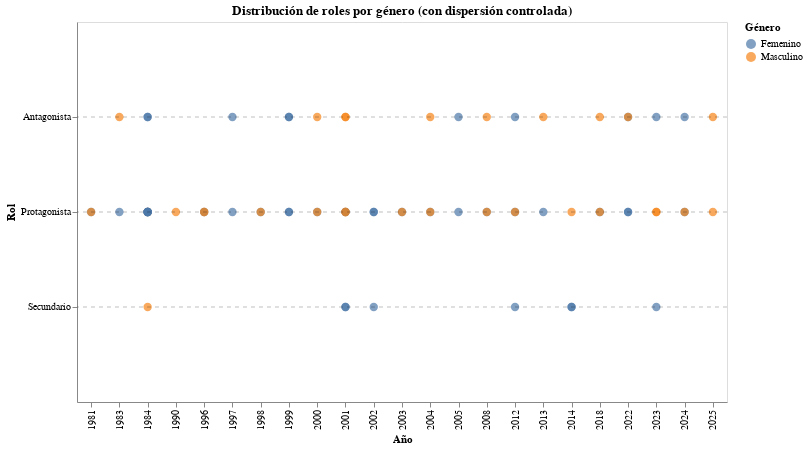

The cell this chart's notebook holds for it:
### Code cell
import altair as alt
import pandas as pd
import numpy as np

df = pd.read_excel('/content/database_limpia_intento2.xlsx')

# Orden lógico
role_order = ['Protagonista', 'Antagonista', 'Secundario']

chart = alt.Chart(df).transform_calculate(
    # Calcula el offset por género y añade jitter aleatorio
    yOffset_combined="datum.genero == 'Femenino' ? 0.3 : -0.3" + " + ((random() - 0.5) * 0.4)"
).mark_circle(size=70, opacity=0.7).encode(
    x=alt.X('año:O', title='Año'),
    y=alt.Y('roles:N',
            title='Rol',
            sort=role_order,
            scale=alt.Scale(padding=35)),
    color=alt.Color('genero:N', title='Género'),
    yOffset=alt.YOffset('yOffset_combined:Q'), # Usa el nuevo campo combinado
    tooltip=['personaje', 'roles', 'genero', 'año']
).properties(
    width=650,
    height=380,
    title='Distribución de roles por género (con dispersión controlada)'
)

# Líneas separadoras
divider_df = pd.DataFrame({'y': role_order})
dividers = alt.Chart(divider_df).mark_rule(
    strokeDash=[4, 4],
    opacity=0.25
).encode(y='y:N')

chart + dividers

### Figure 1 — Vega-Lite specification as saved in the notebook (floating-point values rounded to 4 significant figures)
{"config": {"view": {"continuousWidth": 300, "continuousHeight": 300}}, "layer": [{"data": {"name": "data-3c7b47b61f50ec7dff161e52dd49c752"}, "mark": {"type": "circle", "opacity": 0.7, "size": 70}, "encoding": {"color": {"field": "genero", "title": "Género", "type": "nominal"}, "tooltip": [{"field": "personaje", "type": "nominal"}, {"field": "roles", "type": "nominal"}, {"field": "genero", "type": "nominal"}, {"field": "año", "type": "quantitative"}], "x": {"field": "año", "title": "Año", "type": "ordinal"}, "y": {"field": "roles", "scale": {"padding": 35}, "sort": ["Protagonista", "Antagonista", "Secundario"], "title": "Rol", "type": "nominal"}, "yOffset": {"field": "yOffset_combined", "type": "quantitative"}}, "title": "Distribución de roles por género (con dispersión controlada)", "transform": [{"calculate": "datum.genero == 'Femenino' ? 0.3 : -0.3 + ((random() - 0.5) * 0.4)", "as": "yOffset_combined"}]}, {"data": {"name": "data-89327bd7f3db8a554a0ee32d0e0aefe3"}, "mark": {"type": "rule", "opacity": 0.25, "strokeDash": [4, 4]}, "encoding": {"y": {"field": "y", "type": "nominal"}}}], "height": 380, "width": 650, "$schema": "https://vega.github.io/schema/vega-lite/v5.20.1.json", "datasets": {"data-3c7b47b61f50ec7dff161e52dd49c752": [{"personaje": "Marcia Espínola", "genero": "Femenino", "roles": "Protagonista", "teleserie": "La madrastra", "genero-teleserie": "Drama", "canal": "T13", "año": 1981, "tipo-de-accion": "Regresa después de 20 años para demostrar su inocencia", "estado-civil": "Casado", "fuerza-actua": "Perjudicada", "agrupaciones": "Conflictivo"}, {"personaje": "Esteban San Lucas", "genero": "Masculino", "roles": "Protagonista", "teleserie": "La madrastra", "genero-teleserie": "Drama", "canal": "T13", "año": 1981, "tipo-de-accion": "Le miente a sus hijos y encierra a su esposa en la cárcel ", "estado-civil": "Casado", "fuerza-actua": "Poderoso", "agrupaciones": "Dominante"}, {"personaje": "Dalia Venezzia", "genero": "Femenino", "roles": "Protagonista", "teleserie": "La noche del cobarde", "genero-teleserie": "Drama", "canal": "T13", "año": 1983, "tipo-de-accion": "Busca venganza de quien la violó", "estado-civil": "Soltero", "fuerza-actua": "Justicia", "agrupaciones": "Emotivo"}, {"personaje": "Almiro Villarrobles ", "genero": "Masculino", "roles": "Antagonista", "teleserie": "La noche del cobarde", "genero-teleserie": "Drama", "canal": "T13", "año": 1983, "tipo-de-accion": "Vuelve al pueblo donde viejas culpas lo persiguen", "estado-civil": "Soltero", "fuerza-actua": "Justicia", "agrupaciones": "Emotivo"}, {"personaje": "Hernán Ugalde ", "genero": "Masculino", "roles": "Protagonista", "teleserie": "La torre 10", "genero-teleserie": "Drama", "canal": "TVN", "año": 1984, "tipo-de-accion": "Llega a la torre pero se enfrenta con su exesposa y diversos problemas", "estado-civil": "Viudo", "fuerza-actua": "Perjudicada", "agrupaciones": "Conflictivo"}, {"personaje": "Thelma Bernhardt", "genero": "Femenino", "roles": "Antagonista", "teleserie": "La torre 10", "genero-teleserie": "Drama", "canal": "TVN", "año": 1984, "tipo-de-accion": "Enamorada, cobra venganzas y daña para que esten con ella", "estado-civil": "Soltero", "fuerza-actua": "Venganza", "agrupaciones": "Emotivo"}, {"personaje": "Teresa Rodríguez", "genero": "Femenino", "roles": "Protagonista", "teleserie": "Las herederas", "genero-teleserie": "Drama", "canal": "T13", "año": 1984, "tipo-de-accion": "Debe recibirse de periodista para obtener la herencia", "estado-civil": "Soltero", "fuerza-actua": "Obligada", "agrupaciones": "Emotivo"}, {"personaje": "Patricia Duval", "genero": "Femenino", "roles": "Protagonista", "teleserie": "Las herederas", "genero-teleserie": "Drama", "canal": "T13", "año": 1984, "tipo-de-accion": "Debe casarse con Rafael para obtener la herencia ", "estado-civil": "Soltero", "fuerza-actua": "Obligada", "agrupaciones": "Emotivo"}, {"personaje": "Isadora Duval", "genero": "Femenino", "roles": "Protagonista", "teleserie": "Las herederas", "genero-teleserie": "Drama", "canal": "T13", "año": 1984, "tipo-de-accion": "Debe dejar su carrera e irse a vivir a una hacienda para obtener la herencia", "estado-civil": "Soltero", "fuerza-actua": "Obligada", "agrupaciones": "Emotivo"}, {"personaje": "Ana María Zelada", "genero": "Femenino", "roles": "Protagonista", "teleserie": "Las herederas", "genero-teleserie": "Drama", "canal": "T13", "año": 1984, "tipo-de-accion": "Debe vivir con su madre a la que no conoce para recibir la herencia ", "estado-civil": "Soltero", "fuerza-actua": "Obligada", "agrupaciones": "Emotivo"}, {"personaje": "Gilda Díaz-Steiner", "genero": "Femenino", "roles": "Protagonista", "teleserie": "Las herederas", "genero-teleserie": "Drama", "canal": "T13", "año": 1984, "tipo-de-accion": "Debe volver al país para obtener la herencia", "estado-civil": "Soltero", "fuerza-actua": "Obligada", "agrupaciones": "Emotivo"}, {"personaje": "Ladislao Duval", "genero": "Masculino", "roles": "Secundario", "teleserie": "Las herederas", "genero-teleserie": "Drama", "canal": "T13", "año": 1984, "tipo-de-accion": "Deja una herencia a mujeres que no compartían nada en común", "estado-civil": "Soltero", "fuerza-actua": "Poderoso", "agrupaciones": "Dominante"}, {"personaje": "Artemisa Mykonos ", "genero": "Femenino", "roles": "Protagonista", "teleserie": "Los títeres", "genero-teleserie": "Drama", "canal": "T13", "año": 1984, "tipo-de-accion": "Busca venganza de quien le hacia bullying toda su vida", "estado-civil": "Prometido", "fuerza-actua": "Perjudicada", "agrupaciones": "Conflictivo"}, {"personaje": "Adriana Godan", "genero": "Femenino", "roles": "Antagonista", "teleserie": "Los títeres", "genero-teleserie": "Drama", "canal": "T13", "año": 1984, "tipo-de-accion": "Trata de dañar a la protagonista con el poder y la belleza que tiene", "estado-civil": "Soltero", "fuerza-actua": "Poderoso", "agrupaciones": "Dominante"}, {"personaje": "Leo Castillo ", "genero": "Masculino", "roles": "Protagonista", "teleserie": "¿Te conté?", "genero-teleserie": "Drama", "canal": "T13", "año": 1990, "tipo-de-accion": "Debe escoger entre dos enamoradas", "estado-civil": "Soltero", "fuerza-actua": "Líder", "agrupaciones": "Dominante"}, {"personaje": "Federico Valdivieso", "genero": "Masculino", "roles": "Protagonista", "teleserie": "Sucupira ", "genero-teleserie": "Comedia", "canal": "TVN", "año": 1996, "tipo-de-accion": "Se postula a alcalde con un pésimo programa", "estado-civil": "Soltero", "fuerza-actua": "Poderoso", "agrupaciones": "Dominante"}, {"personaje": "Mariana Montero", "genero": "Femenino", "roles": "Protagonista", "teleserie": "Sucupira ", "genero-teleserie": "Comedia", "canal": "TVN", "año": 1996, "tipo-de-accion": "Se postula a alcalde para poder tener más poder", "estado-civil": "Viudo", "fuerza-actua": "Poderoso", "agrupaciones": "Dominante"}, {"personaje": "Emilio", "genero": "Masculino", "roles": "Protagonista", "teleserie": "Playa salvaje", "genero-teleserie": "Comedia", "canal": "TVN", "año": 1996, "tipo-de-accion": "Joven surfista que debe enfrentar sus traumas del pasado", "estado-civil": "En relación", "fuerza-actua": "Perjudicada", "agrupaciones": "Conflictivo"}, {"personaje": "Paulina ", "genero": "Femenino", "roles": "Protagonista", "teleserie": "Playa salvaje", "genero-teleserie": "Drama", "canal": "T13", "año": 1997, "tipo-de-accion": "Novia de emilio que se preocupa de él pero sus miedos la frenan", "estado-civil": "En relación", "fuerza-actua": "Enamorada", "agrupaciones": "Emotivo"}, {"personaje": "Gabriela Ossandón", "genero": "Femenino", "roles": "Antagonista", "teleserie": "Playa salvaje", "genero-teleserie": "Drama", "canal": "T13", "año": 1997, "tipo-de-accion": "Dueña de una empresa que la conecta con una fallecida de la playa", "estado-civil": "Soltero", "fuerza-actua": "Poderoso", "agrupaciones": "Dominante"}, {"personaje": "Vaitea Ahoa Tuki ", "genero": "Femenino", "roles": "Protagonista", "teleserie": "Iorana ", "genero-teleserie": "Comedia romántica", "canal": "TVN", "año": 1998, "tipo-de-accion": "Se quiere casar pero no puede por el padre de su novio", "estado-civil": "Prometido", "fuerza-actua": "Perjudicada", "agrupaciones": "Conflictivo"}, {"personaje": "Cristián", "genero": "Masculino", "roles": "Protagonista", "teleserie": "Iorana ", "genero-teleserie": "Comedia romántica", "canal": "TVN", "año": 1998, "tipo-de-accion": "Se quiere casar pero su padre vuelve a la isla y debe resolver los conflictos que dejo", "estado-civil": "Prometido", "fuerza-actua": "Perjudicada", "agrupaciones": "Conflictivo"}, {"personaje": "Catalina Chamorro", "genero": "Femenino", "roles": "Protagonista", "teleserie": "La fiera", "genero-teleserie": "Comedia romántica", "canal": "TVN", "año": 1999, "tipo-de-accion": "La quieren casar obligada pero se mantiene alejada por su fuerte carácter", "estado-civil": "Soltero", "fuerza-actua": "Obligada", "agrupaciones": "Emotivo"}, {"personaje": "Magdalena Ossandón", "genero": "Femenino", "roles": "Antagonista", "teleserie": "La fiera", "genero-teleserie": "Comedia romántica", "canal": "TVN", "año": 1999, "tipo-de-accion": "Mantiene una relacion con el hermano de la protagonista pero busca dañarla", "estado-civil": "Soltero", "fuerza-actua": "Poderoso", "agrupaciones": "Dominante"}, {"personaje": "Emilia Patiño", "genero": "Femenino", "roles": "Protagonista", "teleserie": "Aquelarre", "genero-teleserie": "Drama", "canal": "TVN", "año": 1999, "tipo-de-accion": "Se hace cargo de administrar las tierras de su padre, se enamora del hijo de Elena", "estado-civil": "Prometido", "fuerza-actua": "Poderoso", "agrupaciones": "Dominante"}, {"personaje": "Elena Vergara", "genero": "Femenino", "roles": "Antagonista", "teleserie": "Aquelarre", "genero-teleserie": "Drama", "canal": "TVN", "año": 1999, "tipo-de-accion": "Es benefactora de su pueblo, odia a su hijo sobre todo", "estado-civil": "Soltero", "fuerza-actua": "Poderoso", "agrupaciones": "Dominante"}, {"personaje": "Jovanka Antich", "genero": "Femenino", "roles": "Protagonista", "teleserie": "Romané", "genero-teleserie": "Comedia romántica", "canal": "TVN", "año": 2000, "tipo-de-accion": "Joven madre que es humillada por su primer esposo y vuelve a Chile con un secreto", "estado-civil": "Soltero", "fuerza-actua": "Perjudicada", "agrupaciones": "Conflictivo"}, {"personaje": "Padre Juan Bautista Domínguez", "genero": "Masculino", "roles": "Protagonista", "teleserie": "Romané", "genero-teleserie": "Comedia romántica", "canal": "TVN", "año": 2000, "tipo-de-accion": "Padre que se enamora de la protagonista pero es hermano de su primer marido", "estado-civil": "Soltero", "fuerza-actua": "Perjudicada", "agrupaciones": "Conflictivo"}, {"personaje": "Rafael Antonio Domínguez", "genero": "Masculino", "roles": "Antagonista", "teleserie": "Romané", "genero-teleserie": "Comedia romántica", "canal": "TVN", "año": 2000, "tipo-de-accion": "Es padre de una hija de la protagonista pero no lo sabe", "estado-civil": "Soltero", "fuerza-actua": "Perjudicada", "agrupaciones": "Conflictivo"}, {"personaje": "Fernanda", "genero": "Femenino", "roles": "Secundario", "teleserie": "Amores de mercado", "genero-teleserie": "Comedia", "canal": "TVN", "año": 2001, "tipo-de-accion": "Enamorada de Rodolfo no sabe que es su otro hermano", "estado-civil": "Prometido", "fuerza-actua": "Enamorada", "agrupaciones": "Emotivo"}, {"personaje": "Betsabé", "genero": "Femenino", "roles": "Secundario", "teleserie": "Amores de mercado", "genero-teleserie": "Comedia", "canal": "TVN", "año": 2001, "tipo-de-accion": "Novia enamorada de Pelluco que no sabe que es otra persona quien trabaja en el mercado", "estado-civil": "Soltero", "fuerza-actua": "Enamorada", "agrupaciones": "Emotivo"}, {"personaje": "Pelluco", "genero": "Masculino", "roles": "Protagonista", "teleserie": "Amores de mercado", "genero-teleserie": "Comedia", "canal": "TVN", "año": 2001, "tipo-de-accion": "Es de clase media que trabaja en el mercado pero sin saberlo cambia de vida con su gemelo", "estado-civil": "Soltero", "fuerza-actua": "Afectado", "agrupaciones": "Emotivo"}, {"personaje": "Rodolfo", "genero": "Masculino", "roles": "Protagonista", "teleserie": "Amores de mercado", "genero-teleserie": "Comedia", "canal": "TVN", "año": 2001, "tipo-de-accion": "Es de clase alta, vive con lujos pero cambia de vida y entra a trabajar al mercado", "estado-civil": "Prometido", "fuerza-actua": "Afectado", "agrupaciones": "Emotivo"}, {"personaje": "Ignacio Valdés", "genero": "Masculino", "roles": "Antagonista", "teleserie": "Amores de mercado", "genero-teleserie": "Comedia", "canal": "TVN", "año": 2001, "tipo-de-accion": "Hermanastro que busca quedarse con Fernanda", "estado-civil": "Soltero", "fuerza-actua": "Ambición ", "agrupaciones": "Dominante"}, {"personaje": "Inés Clark García", "genero": "Femenino", "roles": "Protagonista", "teleserie": "Pampa ilusión", "genero-teleserie": "Comedia romántica", "canal": "TVN", "año": 2001, "tipo-de-accion": "Se hace pasar por hombre en el día para acercarse a su papá y descubrir su pasado", "estado-civil": "Soltero", "fuerza-actua": "Decisivo ", "agrupaciones": "Dominante"}, {"personaje": "José Miguel Inostroza", "genero": "Masculino", "roles": "Protagonista", "teleserie": "Pampa ilusión", "genero-teleserie": "Comedia romántica", "canal": "TVN", "año": 2001, "tipo-de-accion": "Se enamora pérdidamente de Inés, sin  saber que es hija de su patrón", "estado-civil": "Soltero", "fuerza-actua": "Enamorada", "agrupaciones": "Emotivo"}, {"personaje": "William Clark Stevensons", "genero": "Masculino", "roles": "Antagonista", "teleserie": "Pampa ilusión", "genero-teleserie": "Comedia romántica", "canal": "TVN", "año": 2001, "tipo-de-accion": "Es un empresario que odia a su hija y que tratara de hacer todo lo posible para vivir cómodo y en paz", "estado-civil": "Casado", "fuerza-actua": "Poderoso", "agrupaciones": "Dominante"}, {"personaje": "Olga Soto", "genero": "Femenino", "roles": "Protagonista", "teleserie": "El circo de las Montini", "genero-teleserie": "Comedia", "canal": "TVN", "año": 2002, "tipo-de-accion": "Dueña del circo que busca dejar a una de sus hijas a cargo", "estado-civil": "Viudo", "fuerza-actua": "Poderoso", "agrupaciones": "Dominante"}, {"personaje": "Olga segunda", "genero": "Femenino", "roles": "Protagonista", "teleserie": "El circo de las Montini", "genero-teleserie": "Comedia", "canal": "TVN", "año": 2002, "tipo-de-accion": "Hija preferida que esconde el secreto de su hija y cuando regresa trae problemas del pasado", "estado-civil": "Soltero", "fuerza-actua": "Poderoso", "agrupaciones": "Dominante"}, {"personaje": "Olga tercera", "genero": "Femenino", "roles": "Secundario", "teleserie": "El circo de las Montini", "genero-teleserie": "Comedia", "canal": "TVN", "año": 2002, "tipo-de-accion": "Hija de Olga segunda, se enamora de su papá sin saber quien es", "estado-civil": "Soltero", "fuerza-actua": "Perjudicada", "agrupaciones": "Conflictivo"}, {"personaje": "Valentina Fernández de Mercader", "genero": "Femenino", "roles": "Protagonista", "teleserie": "Machos", "genero-teleserie": "Drama", "canal": "T13", "año": 2003, "tipo-de-accion": "Esposa del connotado médico, padre de 7 hijos", "estado-civil": "Casado", "fuerza-actua": "Perjudicada", "agrupaciones": "Conflictivo"}, {"personaje": "Ángel Mercader", "genero": "Masculino", "roles": "Protagonista", "teleserie": "Machos", "genero-teleserie": "Drama", "canal": "T13", "año": 2003, "tipo-de-accion": "Famoso médico que trata de educar a sus hijos como machos", "estado-civil": "Casado", "fuerza-actua": "Poderoso", "agrupaciones": "Dominante"}, {"personaje": "Matilde del Solar", "genero": "Femenino", "roles": "Protagonista", "teleserie": "Los pincheira", "genero-teleserie": "Drama", "canal": "TVN", "año": 2004, "tipo-de-accion": "Esposa de Martin que sufre mucho por su infeliz matrimonio y es secuestrada para conseguir dinero", "estado-civil": "Casado", "fuerza-actua": "Perjudicada", "agrupaciones": "Conflictivo"}, {"personaje": "Miguel Molina Linares", "genero": "Masculino", "roles": "Protagonista", "teleserie": "Los pincheira", "genero-teleserie": "Drama", "canal": "TVN", "año": 2004, "tipo-de-accion": "Hijo mayor de su padre, al cual asesinaron, roba comida y secuestra mujeres para obtener dinero", "estado-civil": "Soltero", "fuerza-actua": "Perjudicada", "agrupaciones": "Conflictivo"}, {"personaje": "Martín Ortúzar", "genero": "Masculino", "roles": "Antagonista", "teleserie": "Los pincheira", "genero-teleserie": "Drama", "canal": "TVN", "año": 2004, "tipo-de-accion": "Poderoso heredero de tierras que está casado pero su esposa es secuestrada por Miguel", "estado-civil": "Casado", "fuerza-actua": "Poderoso", "agrupaciones": "Dominante"}, {"personaje": "Beatriz González", "genero": "Femenino", "roles": "Protagonista", "teleserie": "Brujas", "genero-teleserie": "Comedia dramática", "canal": "T13", "año": 2005, "tipo-de-accion": "Es humilde y trabaja como profesional del servicio. Se enamora del dueño que fallece y ella toma venganza", "estado-civil": "Viudo", "fuerza-actua": "Venganza", "agrupaciones": "Emotivo"}, {"personaje": "Cassandra García", "genero": "Femenino", "roles": "Antagonista", "teleserie": "Brujas", "genero-teleserie": "Comedia dramática", "canal": "T13", "año": 2005, "tipo-de-accion": "Es la principal sospechosa del la muerte del dueño, busca siempre alcanzar mejor posición laboral", "estado-civil": "En relación", "fuerza-actua": "Poderoso", "agrupaciones": "Dominante"}, {"personaje": "Leonor Amenábar Montt", "genero": "Femenino", "roles": "Protagonista", "teleserie": "El señor de la querencia", "genero-teleserie": "Drama", "canal": "TVN", "año": 2008, "tipo-de-accion": "Esposa de Echenique, comienza a enamorarse de Manuel", "estado-civil": "Casado", "fuerza-actua": "Enamorada", "agrupaciones": "Emotivo"}, {"personaje": "Manuel Pradenas Leiva", "genero": "Masculino", "roles": "Protagonista", "teleserie": "El señor de la querencia", "genero-teleserie": "Drama", "canal": "TVN", "año": 2008, "tipo-de-accion": "Es obrero del imperio Echenique, pero aun no conoce las relaciones que mantiene con la querencia", "estado-civil": "Soltero", "fuerza-actua": "Perjudicada", "agrupaciones": "Conflictivo"}, {"personaje": "José Luis Echeñique Valdivieso", "genero": "Masculino", "roles": "Antagonista", "teleserie": "El señor de la querencia", "genero-teleserie": "Drama", "canal": "TVN", "año": 2008, "tipo-de-accion": "Dueño del imperio, su esposa se enamora del obrero", "estado-civil": "Casado", "fuerza-actua": "Poderoso", "agrupaciones": "Dominante"}, {"personaje": "Cristina Moreno", "genero": "Femenino", "roles": "Protagonista", "teleserie": "Soltera otra vez", "genero-teleserie": "Comedia romántica", "canal": "T13", "año": 2012, "tipo-de-accion": "La deja su novio después de muchos años y comienza su nueva vida como soltera", "estado-civil": "Soltero", "fuerza-actua": "Celos", "agrupaciones": "Conflictivo"}, {"personaje": "Nicole Cerutti ", "genero": "Femenino", "roles": "Antagonista", "teleserie": "Soltera otra vez", "genero-teleserie": "Comedia romántica", "canal": "T13", "año": 2012, "tipo-de-accion": "La amante del novio, Cristina le tenía mucha envidia", "estado-civil": "Soltero", "fuerza-actua": "Celos", "agrupaciones": "Conflictivo"}, {"personaje": "Pedro Armstrong", "genero": "Masculino", "roles": "Protagonista", "teleserie": "Separados", "genero-teleserie": "Comedia romántica", "canal": "TVN", "año": 2012, "tipo-de-accion": "No le gusta su vida actual, decide separarse y comenzar de nuevo viviendo con puros hombres separados", "estado-civil": "Casado", "fuerza-actua": "Decisivo ", "agrupaciones": "Dominante"}, {"personaje": "Carola Cavada", "genero": "Femenino", "roles": "Secundario", "teleserie": "Separados", "genero-teleserie": "Comedia romántica", "canal": "TVN", "año": 2012, "tipo-de-accion": "Es exesposa del protagonista, actúa como la ex loca para poder conquistar nuevamente a Pedro", "estado-civil": "Soltero", "fuerza-actua": "Celos", "agrupaciones": "Conflictivo"}, {"personaje": "Verónica Díaz", "genero": "Femenino", "roles": "Protagonista", "teleserie": "Las vegas", "genero-teleserie": "Comedia romántica", "canal": "T13", "año": 2013, "tipo-de-accion": "Matriarca de la familia y del club nocturno, después de quedar viuda, debe salir adelante", "estado-civil": "Viudo", "fuerza-actua": "Poderoso", "agrupaciones": "Dominante"}, {"personaje": "Álvaro Sandoval", "genero": "Masculino", "roles": "Antagonista", "teleserie": "Las vegas", "genero-teleserie": "Comedia romántica", "canal": "T13", "año": 2013, "tipo-de-accion": "Manipula a la matriarca y se involucra en redes de narcotraficantes para poder controlar el club", "estado-civil": "Soltero", "fuerza-actua": "Poderoso", "agrupaciones": "Dominante"}, {"personaje": "Violeta Padilla", "genero": "Femenino", "roles": "Secundario", "teleserie": "Papá a la deriva", "genero-teleserie": "Comedia romántica", "canal": "MEGA", "año": 2014, "tipo-de-accion": "Se enamora de Bruno, pero tiene novio y están en distintas situaciones sociales", "estado-civil": "Soltero", "fuerza-actua": "Enamorada", "agrupaciones": "Emotivo"}, {"personaje": "Bruno Montt", "genero": "Masculino", "roles": "Protagonista", "teleserie": "Papá a la deriva", "genero-teleserie": "Comedia romántica", "canal": "MEGA", "año": 2014, "tipo-de-accion": "Capitán y padre de 3 hijos que se enamoró de Violeta", "estado-civil": "Soltero", "fuerza-actua": "Líder", "agrupaciones": "Dominante"}, {"personaje": "Rosario Quevedo", "genero": "Femenino", "roles": "Secundario", "teleserie": "Papá a la deriva", "genero-teleserie": "Comedia romántica", "canal": "MEGA", "año": 2014, "tipo-de-accion": "Quiere quedarse con Bruno, hace todo lo posible para enamorarlo", "estado-civil": "Soltero", "fuerza-actua": "Enamorada", "agrupaciones": "Emotivo"}, {"personaje": "María Elsa ", "genero": "Femenino", "roles": "Protagonista", "teleserie": "Perdona nuestros pecados", "genero-teleserie": "Drama", "canal": "MEGA", "año": 2018, "tipo-de-accion": "Hija favorita de su poderoso padre, se enamora de Reynaldo sin saber la venganza que él buscaba", "estado-civil": "Soltero", "fuerza-actua": "Perjudicada", "agrupaciones": "Conflictivo"}, {"personaje": "Padre Reynaldo Suárez", "genero": "Masculino", "roles": "Protagonista", "teleserie": "Perdona nuestros pecados", "genero-teleserie": "Drama", "canal": "MEGA", "año": 2018, "tipo-de-accion": "Llega al pueblo para cobrar venganza del suicidio de su hermana. Se enamora de María Elsa", "estado-civil": "Soltero", "fuerza-actua": "Perjudicada", "agrupaciones": "Conflictivo"}, {"personaje": "Armando Quiroga", "genero": "Masculino", "roles": "Antagonista", "teleserie": "Perdona nuestros pecados", "genero-teleserie": "Drama", "canal": "MEGA", "año": 2018, "tipo-de-accion": "Violó a la hermana de Reynaldo y solo sabe una persona. Trata de mantener su vida como era", "estado-civil": "Soltero", "fuerza-actua": "Poderoso", "agrupaciones": "Dominante"}, {"personaje": "Agustina Mackenna", "genero": "Femenino", "roles": "Protagonista", "teleserie": "Verdades ocultas", "genero-teleserie": "Drama", "canal": "MEGA", "año": 2022, "tipo-de-accion": "Su madre la vende y con el tiempo se entera, entre enredos de poder y amor", "estado-civil": "Soltero", "fuerza-actua": "Venganza", "agrupaciones": "Emotivo"}, {"personaje": "Rocío Verdugo", "genero": "Femenino", "roles": "Protagonista", "teleserie": "Verdades ocultas", "genero-teleserie": "Drama", "canal": "MEGA", "año": 2022, "tipo-de-accion": "Es humilde, pero sufre muchos chantajes por parte de su hermana", "estado-civil": "Soltero", "fuerza-actua": "Perjudicada", "agrupaciones": "Conflictivo"}, {"personaje": "Eliana Zapata", "genero": "Femenino", "roles": "Antagonista", "teleserie": "Verdades ocultas", "genero-teleserie": "Drama", "canal": "MEGA", "año": 2022, "tipo-de-accion": "Quería cobrar venganza por la muerte de su hermano, estaba resentida con su pasado. Quiere matar al hijo de Rocío", "estado-civil": "En relación", "fuerza-actua": "Venganza", "agrupaciones": "Emotivo"}, {"personaje": "Leonardo San Martín", "genero": "Masculino", "roles": "Antagonista", "teleserie": "Verdades ocultas", "genero-teleserie": "Drama", "canal": "MEGA", "año": 2022, "tipo-de-accion": "Su obsesión con las mujeres que amaba lo llevaron a matar a muchas personas ", "estado-civil": "Soltero", "fuerza-actua": "Decisivo ", "agrupaciones": "Dominante"}, {"personaje": "Baltazar Rodríguez ", "genero": "Masculino", "roles": "Protagonista", "teleserie": "La ley de Baltazar", "genero-teleserie": "Comedia dramática", "canal": "MEGA", "año": 2023, "tipo-de-accion": "Quiere volver a reconquistar a su viejo amor y vivir solo, pero sus hijos se interponen", "estado-civil": "Viudo", "fuerza-actua": "Perjudicada", "agrupaciones": "Conflictivo"}, {"personaje": "Margarita Fuentes", "genero": "Femenino", "roles": "Secundario", "teleserie": "La ley de Baltazar", "genero-teleserie": "Comedia dramática", "canal": "MEGA", "año": 2023, "tipo-de-accion": "Es monja, no puede estar con Baltazar", "estado-civil": "Soltero", "fuerza-actua": "Perjudicada", "agrupaciones": "Conflictivo"}, {"personaje": "Cristina Moya", "genero": "Femenino", "roles": "Antagonista", "teleserie": "La ley de Baltazar", "genero-teleserie": "Comedia dramática", "canal": "MEGA", "año": 2023, "tipo-de-accion": "Está casada con el hijo de Baltazar y quiere quedarse con la herencia", "estado-civil": "Casado", "fuerza-actua": "Malo", "agrupaciones": "Dominante"}, {"personaje": "Hernán Olmedo", "genero": "Masculino", "roles": "Protagonista", "teleserie": "Generación 98", "genero-teleserie": "Comedia dramática", "canal": "MEGA", "año": 2023, "tipo-de-accion": "Engaña a todos sus excompañeros del colegio para que inviertan en un resort falso", "estado-civil": "Soltero", "fuerza-actua": "Malo", "agrupaciones": "Dominante"}, {"personaje": "Soledad García", "genero": "Femenino", "roles": "Protagonista", "teleserie": "Como la vida misma", "genero-teleserie": "Comedia", "canal": "MEGA", "año": 2024, "tipo-de-accion": "Conoce a su pareja por Tinder y se atreven a convivir con sus hijos juntos como una familia", "estado-civil": "En relación", "fuerza-actua": "En paz", "agrupaciones": "Emotivo"}, {"personaje": "Alonso Valdés", "genero": "Masculino", "roles": "Protagonista", "teleserie": "Como la vida misma", "genero-teleserie": "Comedia", "canal": "MEGA", "año": 2024, "tipo-de-accion": "Conoce a su pareja por Tinder y se atreven a convivir con sus hijos juntos como una familia", "estado-civil": "En relación", "fuerza-actua": "En paz", "agrupaciones": "Emotivo"}, {"personaje": "Octavia Werner", "genero": "Femenino", "roles": "Antagonista", "teleserie": "Como la vida misma", "genero-teleserie": "Comedia", "canal": "MEGA", "año": 2024, "tipo-de-accion": "Quiere recuperar la custodia de su hijo, y tiene muchos conflictos con Alonso", "estado-civil": "Soltero", "fuerza-actua": "Celos", "agrupaciones": "Conflictivo"}, {"personaje": "Raimundo Casablanca", "genero": "Masculino", "roles": "Protagonista", "teleserie": "Los casablanca", "genero-teleserie": "Drama", "canal": "MEGA", "año": 2025, "tipo-de-accion": "Padre de familia con mucho dinero", "estado-civil": "Soltero", "fuerza-actua": "Poderoso", "agrupaciones": "Dominante"}, {"personaje": "Iván Casablanca", "genero": "Masculino", "roles": "Antagonista", "teleserie": "Los casablanca", "genero-teleserie": "Drama", "canal": "MEGA", "año": 2025, "tipo-de-accion": "Quiere robarle la fortuna a su hermano. Su esposa se enamora de Raimundo", "estado-civil": "Soltero", "fuerza-actua": "Malo", "agrupaciones": "Dominante"}], "data-89327bd7f3db8a554a0ee32d0e0aefe3": [{"y": "Protagonista"}, {"y": "Antagonista"}, {"y": "Secundario"}]}}
